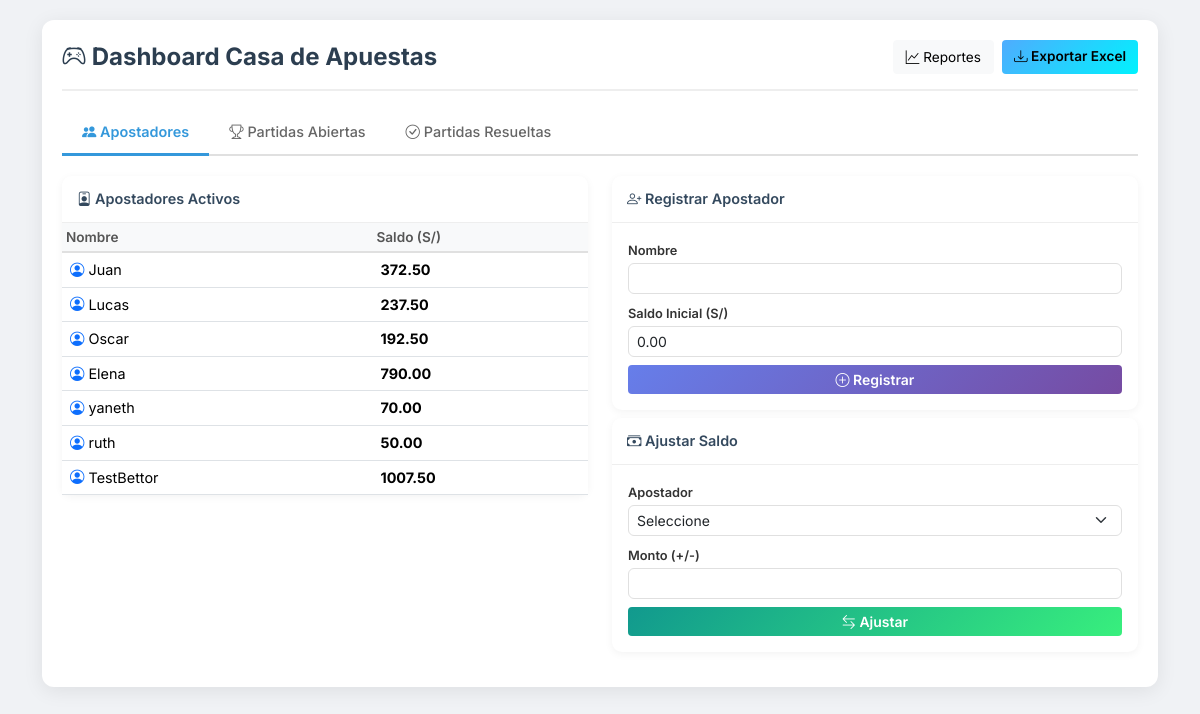
The page / on the database its author committed.
### tables this page shows
CREATE TABLE apostadores (
                nombre TEXT PRIMARY KEY,
                saldo REAL DEFAULT 0.0
            );

### app.py (the view)
@app.route('/')
def index():
    casa = get_casa()
    try:
        apostadores = casa.obtener_apostadores()
        partidas_abiertas = casa.obtener_partidas_abiertas()
        partidas_resueltas = casa.obtener_partidas_resueltas()
        apuestas_por_partida = {}
        for partida in partidas_abiertas:
            apuestas_por_partida[partida['id']] = casa.obtener_apuestas_partida(partida['id'])
    except Exception as e:
        print(f"Error index: {e}")
        flash("Error al cargar datos.", "error")
        apostadores, partidas_abiertas, partidas_resueltas = [], [], []
        apuestas_por_partida = {}
    return render_template('index.html', apostadores=apostadores,
                           partidas_abiertas=partidas_abiertas,
                           partidas_resueltas=partidas_resueltas,
                           apuestas_por_partida=apuestas_por_partida)

### app.py (called while the page is built)
def get_casa():
    if 'casa' not in g:
        g.casa = CasaDeApuestas(DB_PATH)
    return g.casa

@app.teardown_appcontext
def teardown_casa(exception):
    casa = g.pop('casa', None)
    if casa is not None:
        casa.cerrar_conexion()

### casa_apuestas.py (called while the page is built)
    def cerrar_conexion(self):
        self.conexion.close()

    def obtener_apostadores(self):
        self.cursor.execute("SELECT * FROM apostadores")
        return self.cursor.fetchall()

    def obtener_partidas_abiertas(self):
        self.cursor.execute("SELECT * FROM partidas WHERE estado = 'Abierta'")
        return self.cursor.fetchall()

    def obtener_partidas_resueltas(self):
        self.cursor.execute("SELECT * FROM partidas WHERE estado = 'Resuelta'")
        return self.cursor.fetchall()

### templates/index.html (shortened to what this page needs)
<!DOCTYPE html>
<html lang="es">
<head>
    <link href="https://cdn.jsdelivr.net/npm/bootstrap@5.3.2/dist/css/bootstrap.min.css" rel="stylesheet">
    <link rel="stylesheet" href="https://cdn.jsdelivr.net/npm/bootstrap-icons@1.11.1/font/bootstrap-icons.css">
    <link rel="stylesheet" href="{{ url_for('static', filename='custom.css') }}">
</head>
<body>
    <div class="container">
        <div class="main-container">
            <div class="dashboard-header">
                <div class="d-flex justify-content-between align-items-center flex-wrap">
                    <h1><i class="bi bi-controller"></i> Dashboard Casa de Apuestas</h1>
                    <div class="header-actions mt-2 mt-md-0">
                        <a href="{{ url_for('reportes') }}" class="btn btn-light btn-sm">
                            <i class="bi bi-graph-up"></i> Reportes
                        </a>
                        <a href="{{ url_for('exportar_excel') }}" class="btn btn-info btn-sm">
                            <i class="bi bi-download"></i> Exportar Excel
                        </a>
                    </div>
                </div>
            </div>
            <ul class="nav nav-tabs" id="dashboardTabs" role="tablist">
                <li class="nav-item" role="presentation">
                    <button class="nav-link active" id="apostadores-tab" data-bs-toggle="tab"
                        data-bs-target="#apostadores" type="button" role="tab">
                        <i class="bi bi-people-fill"></i> Apostadores
                    </button>
                </li>
                <li class="nav-item" role="presentation">
                    <button class="nav-link" id="partidas-abiertas-tab" data-bs-toggle="tab"
                        data-bs-target="#partidas-abiertas" type="button" role="tab">
                        <i class="bi bi-trophy"></i> Partidas Abiertas
                    </button>
                </li>
                <li class="nav-item" role="presentation">
                    <button class="nav-link" id="partidas-resueltas-tab" data-bs-toggle="tab"
                        data-bs-target="#partidas-resueltas" type="button" role="tab">
                        <i class="bi bi-check-circle"></i> Partidas Resueltas
                    </button>
                </li>
            </ul>
            <div class="tab-content" id="dashboardTabsContent">
                <div class="tab-pane fade show active" id="apostadores" role="tabpanel">
                    <div class="row">
                        <div class="col-lg-6 mb-2">
                            <div class="card">
                                <div class="card-header">
                                    <i class="bi bi-person-badge"></i> Apostadores Activos
                                </div>
                                <div class="card-body p-0">
                                    <div class="table-responsive">
                                        <table class="table table-hover table-sm mb-0">
                                            <thead>
                                                <tr>
                                                    <th>Nombre</th>
                                                    <th>Saldo (S/)</th>
                                                </tr>
                                            </thead>
                                            <tbody>
                                                {% for apostador in apostadores %}
                                                <tr>
                                                    <td><i class="bi bi-person-circle text-primary"></i> {{
                                                        apostador.nombre }}</td>
                                                    <td><strong>{{ "{:.2f}".format(apostador.saldo) }}</strong></td>
                                                </tr>
                                                {% endfor %}
                                            </tbody>
                                        </table>
                                    </div>
                                </div>
                            </div>
                        </div>
                        <div class="col-lg-6">
                            <div class="card mb-2">
                                <div class="card-header">
                                    <i class="bi bi-person-plus"></i> Registrar Apostador
                                </div>
                                <div class="card-body">
                                    <form method="POST" action="{{ url_for('add_apostador') }}">
                                        <div class="mb-2">
                                            <label for="nombre" class="form-label">Nombre</label>
                                            <input type="text" class="form-control form-control-sm" id="nombre"
                                                name="nombre" required>
                                        </div>
                                        <div class="mb-2">
                                            <label for="saldo" class="form-label">Saldo Inicial (S/)</label>
                                            <input type="number" class="form-control form-control-sm" id="saldo"
                                                name="saldo" step="0.01" value="0.00" required>
                                        </div>
                                        <button type="submit" class="btn btn-primary btn-sm w-100">
                                            <i class="bi bi-plus-circle"></i> Registrar
                                        </button>
                                    </form>
                                </div>
                            </div>
                            <div class="card">
                                <div class="card-header">
                                    <i class="bi bi-cash-stack"></i> Ajustar Saldo
                                </div>
                                <div class="card-body">
                                    <form method="POST" action="{{ url_for('ajustar_saldo') }}">
                                        <div class="mb-2">
                                            <label for="nombre_apostador_ajuste" class="form-label">Apostador</label>
                                            <select class="form-select form-select-sm" id="nombre_apostador_ajuste"
                                                name="nombre_apostador" required>
                                                <option value="" disabled selected>Seleccione</option>
                                            </select>
                                        </div>
                                        <div class="mb-2">
                                            <label for="monto_ajuste" class="form-label">Monto (+/-)</label>
                                            <input type="number" class="form-control form-control-sm" id="monto_ajuste"
                                                name="monto" step="0.01" required>
                                        </div>
                                        <button type="submit" class="btn btn-success btn-sm w-100">
                                            <i class="bi bi-arrow-left-right"></i> Ajustar
                                        </button>
                                    </form>
                                </div>
                            </div>
                        </div>
                    </div>
                </div>
            </div>
        </div>
    </div>
</body>
</html>

### static/custom.css (style rules this page uses)
:root { --primary-color: #2c3e50; --secondary-color: #34495e; --accent-color: #3498db; --success-color: #27ae60; --warning-color: #f39c12; --danger-color: #e74c3c; --light-bg: #f8f9fa; }
body { font-family: 'Inter', sans-serif; background-color: #f0f2f5; color: #333; font-size: 0.9rem; }
.main-container { max-width: 1200px; margin: 20px auto; padding: 20px; background-color: #fff; border-radius: 12px; box-shadow: 0 4px 20px rgba(0, 0, 0, 0.08); }
.dashboard-header { margin-bottom: 20px; padding-bottom: 15px; border-bottom: 2px solid #eee; }
.dashboard-header h1 { font-weight: 700; color: var(--primary-color); font-size: 1.5rem; margin-bottom: 0; }
.nav-tabs { border-bottom: 2px solid #e0e0e0; margin-bottom: 20px; }
.nav-tabs .nav-link { border: none; color: #666; font-weight: 500; padding: 10px 20px; transition: all 0.3s ease; border-bottom: 3px solid transparent; margin-bottom: -2px; }
.nav-tabs .nav-link.active { color: var(--accent-color); background-color: transparent; border-bottom: 3px solid var(--accent-color); font-weight: 600; }
.card { border: none; border-radius: 10px; box-shadow: 0 2px 8px rgba(0, 0, 0, 0.05); margin-bottom: 15px; transition: transform 0.2s ease; }
.card-header { background-color: #fff; border-bottom: 1px solid #eee; font-weight: 600; color: var(--secondary-color); padding: 12px 15px; border-radius: 10px 10px 0 0 !important; }
.table thead th { background-color: #f8f9fa; color: #555; font-weight: 600; border-bottom: 2px solid #e0e0e0; font-size: 0.85rem; }
.table tbody td { padding: 6px 8px; }
.btn-primary { background: linear-gradient(135deg, #667eea 0%, #764ba2 100%); border: none; font-weight: 600; transition: all 0.3s ease; }
.btn-success { background: linear-gradient(135deg, #11998e 0%, #38ef7d 100%); border: none; font-weight: 600; }
.btn-info { background: linear-gradient(135deg, #4facfe 0%, #00f2fe 100%); border: none; font-weight: 600; }
.form-label { font-weight: 600; color: #333; margin-bottom: 3px; font-size: 0.8rem; }
.form-control, .form-select { border: 1px solid #e0e0e0; border-radius: 6px; transition: all 0.3s ease; }
.header-actions { display: flex; gap: 8px; flex-wrap: wrap; }
.header-actions .btn { font-size: 0.85rem; padding: 6px 12px; }

### rows shown on the page
apostadores: nombre "Juan", saldo "372.50"
apostadores: nombre "Lucas", saldo "237.50"
apostadores: nombre "Oscar", saldo "192.50"
apostadores: nombre "Elena", saldo "790.00"
apostadores: nombre "yaneth", saldo "70.00"
apostadores: nombre "ruth", saldo "50.00"
apostadores: nombre "TestBettor", saldo "1007.50"
